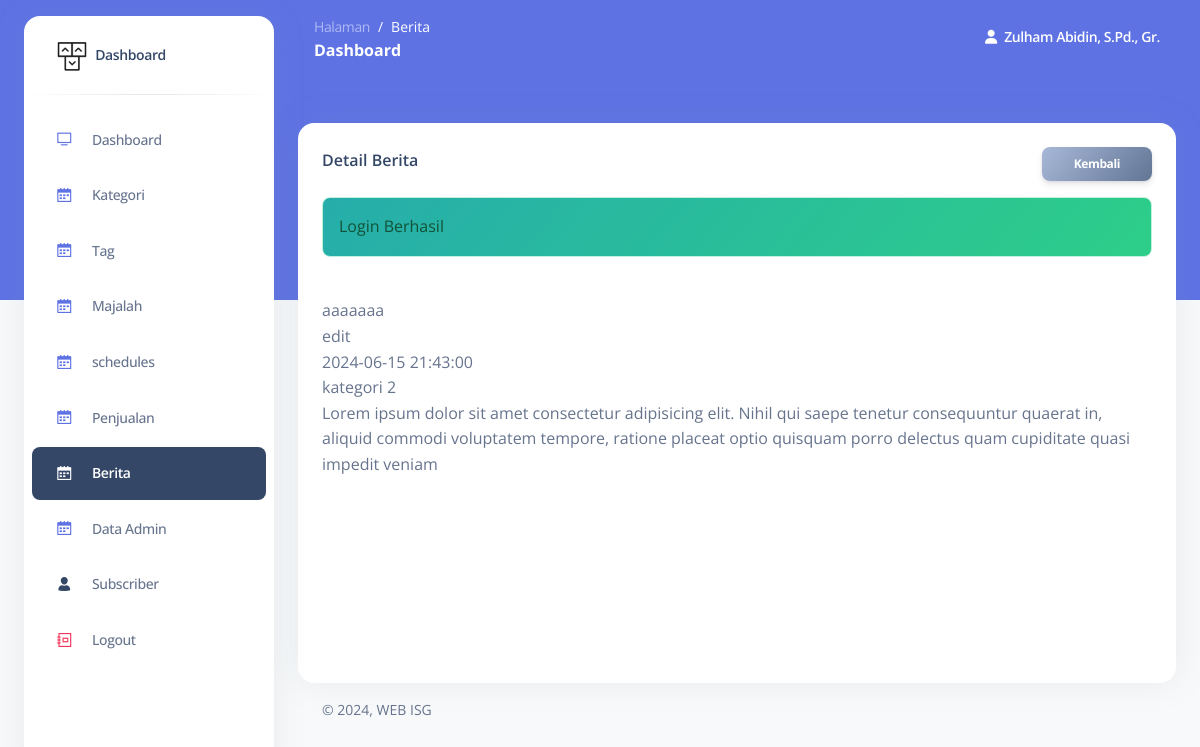
Screenshot of /admin/berita-detail.php?id=2 (signed in) with the database file from the repository.
### tables this page shows
CREATE TABLE `berita` (
  `id_berita` int NOT NULL,
  `judul` varchar(200) NOT NULL DEFAULT '0',
  `gambar` varchar(500) NOT NULL DEFAULT '0',
  `isi` text NOT NULL,
  `penulis` varchar(100) NOT NULL DEFAULT '0',
  `tanggal_publish` datetime NOT NULL DEFAULT CURRENT_TIMESTAMP,
  `id_kategori` int NOT NULL
);

CREATE TABLE `kategori` (
  `id_kategori` int NOT NULL,
  `nama` varchar(100) NOT NULL DEFAULT '0'
);

### admin/berita-detail.php (the view, shortened to what this page needs)
<?php
require_once "function/init.php";
$id = get("id");
$sql = "
SELECT berita.*, kategori.nama AS nama_kategori
FROM berita
JOIN kategori ON berita.id_kategori = kategori.id_kategori
WHERE berita.id_berita = '$id'
";
$result = $conn->query($sql);
if ($result->num_rows > 0) {
    $item = $result->fetch_assoc();
} else {
    direct("berita.php");
    die;
}
?>
<!DOCTYPE html>
<html lang="en">
<body class="g-sidenav-show   bg-gray-100">
  <main class="main-content position-relative border-radius-lg ">
    <div class="container-fluid py-4">
      <div class="row mt-4">
        <div class="col-lg-12 mb-lg-0 mb-4">
          <div class="card " style="min-height: 70vh">
            <div class="card-body">
              <div class="d-flex justify-content-between">
                <h6 class="mb-2">Detail Berita</h6>
                <a href="berita.php" class="btn btn-sm bg-gradient-secondary">Kembali</a>
              </div>
              <div><?= $item["judul"] ?></div>
              <div><?= $item["penulis"] ?></div>
              <div><?= $item["tanggal_publish"] ?></div>
              <div><?= $item["nama_kategori"] ?></div>
              <div><?= $item["isi"] ?></div>
            </div>
          </div>
        </div>
      </div>
    </div>
  </main>
</body>
</html>

### rows the page displays
berita: judul "aaaaaaa", penulis "edit", tanggal_publish "2024-06-15 21:43:00", id_kategori.nama "kategori 2", isi "Lorem ipsum dolor sit amet consectetur adipisicing elit. Nihil qui saepe tenetur consequuntur quaerat in, aliquid commodi voluptatem tempore, ratione placeat optio quisquam porro delectus quam cupiditate quasi impedit veniam"

### other values shown
$hal "Berita"
$_SESSION[KEY]["login"]["nama"] "Zulham Abidin, S.Pd., Gr."
$comp "Login Berhasil"
